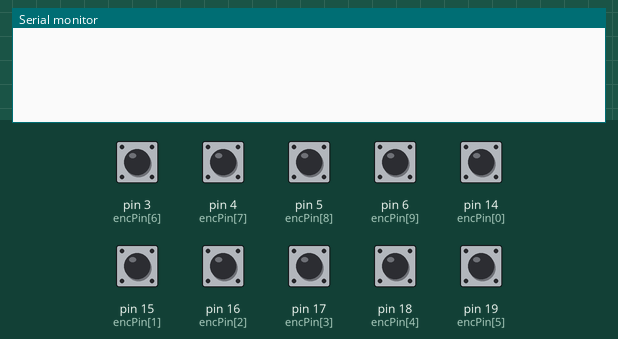
This sketch was run on a simulated Arduino Uno, built with avr-gcc and run on an emulated ATmega328P. Shown: the last lines printed to the serial monitor. The test bench sets the inputs (shaded band); at power-on: pin 3 (encPin[6]), pin 4 (encPin[7]), pin 5 (encPin[8]), pin 6 (encPin[9]), pin 14 (encPin[0]), pin 15 (encPin[1]), pin 16 (encPin[2]), pin 17 (encPin[3]), pin 18 (encPin[4]), pin 19 (encPin[5]) HIGH.

Above: at 1.2 s.
1.3 s: pin 3 (encPin[6]) pulled LOW for 0.15 s
At 2.4 s:
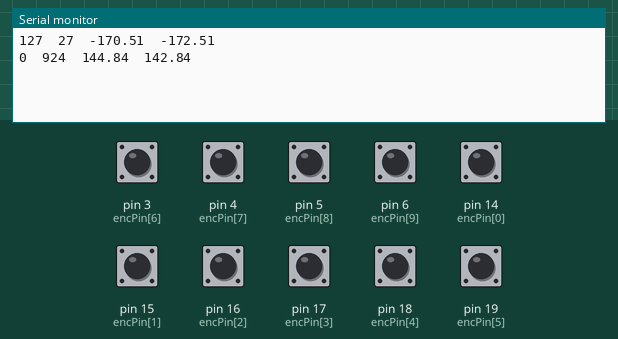
2.9 s: pin 4 (encPin[7]) pulled LOW for 0.15 s
At 3.6 s:
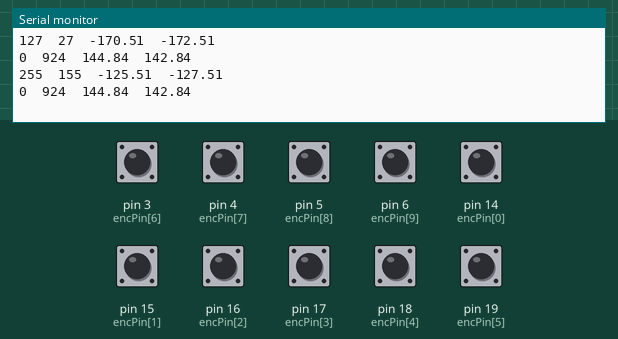
4.5 s: pin 5 (encPin[8]) pulled LOW for 0.15 s
At 5.8 s:
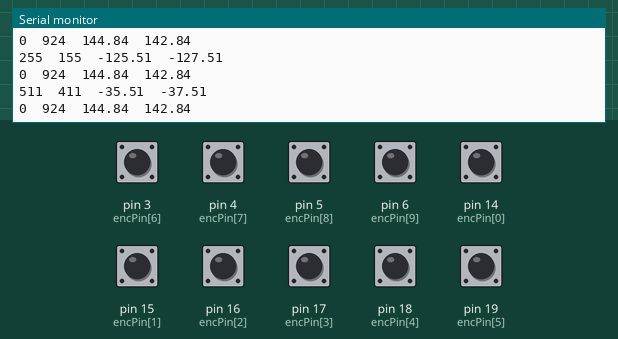
6.1 s: pin 6 (encPin[9]) pulled LOW for 0.15 s
At 7.3 s:
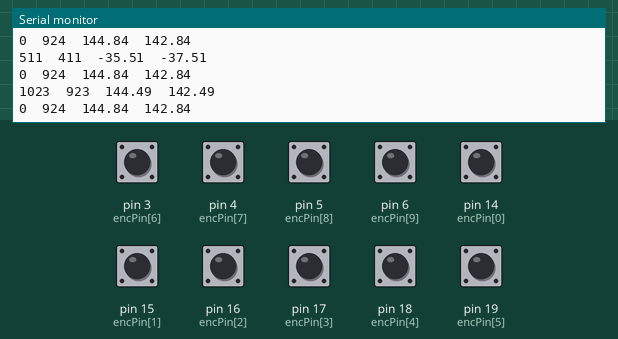
7.7 s: pin 14 (encPin[0]) pulled LOW for 0.15 s
At 8.5 s:
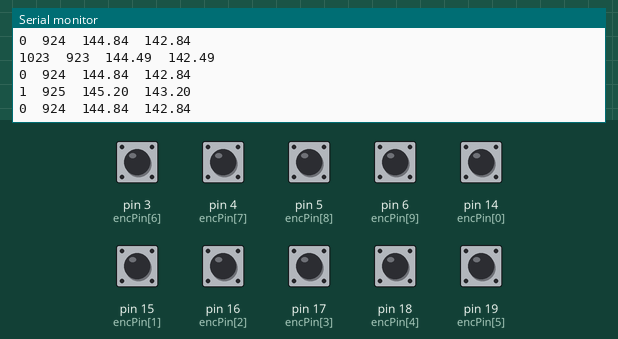
9.3 s: pin 15 (encPin[1]) pulled LOW for 0.15 s
At 10.9 s:
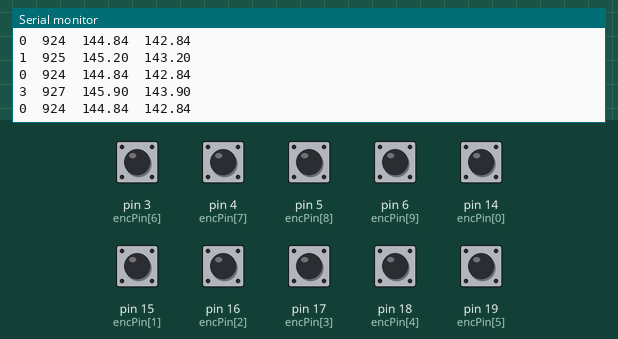
Timing chart, 0 to 11.9 s (numbered marks = the images above; inputs shaded):
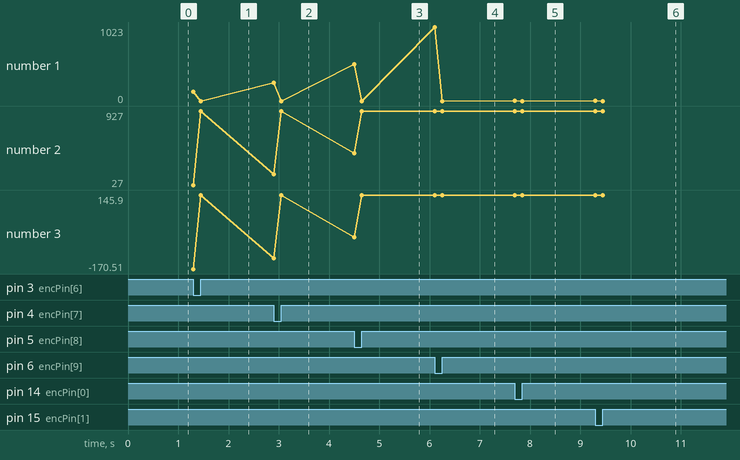

The sketch:

read_encoder.ino
```cpp
unsigned char encPin[] = {14, 15, 16, 17, 18, 19, 3, 4, 5, 6};
int encResolution = 1024;
int zero = 100;//679
int data = 0;
int lastdata = 0;
int cyclic_data=0;
float degree;
float ref = 2.;
float err=0;

void setup() {
  // put your setup code here, to run once:
  for (int i = 0; i < 10; i++) {
    pinMode(encPin[i], INPUT_PULLUP);
  }
  Serial.begin(9600);
}

void loop() {
  // put your main code here, to run repeatedly:
  data = getEncData(); //encoder data tik
  cyclic_data = cyclicMap(data, zero, encResolution);
  degree = myMap(cyclic_data, encResolution);
  err = degree - ref;
  if(data!=lastdata){
    Serial.print(data);
    Serial.print("\t");
    Serial.print(cyclic_data);
    Serial.print("\t");
    Serial.print(degree);
    Serial.print("\t");
    Serial.println(err);
    lastdata = data;
  }

}

float myMap(long sensorRead, int res) {
  return (float(sensorRead) / float(res)) * 360 - 180.0;
}

int cyclicMap(int currentPos, int zeroPos, int res) {
  int cyclicVal = 0 ;
  if (currentPos < zeroPos) {
    cyclicVal = (currentPos % zeroPos)+ (res - zeroPos);
  }
  else cyclicVal = currentPos - zeroPos;
  return cyclicVal;
}

int greyCodeData() {
  int greyCode = 0;
  int status = !digitalRead(encPin[9]);
  //Serial.print(status);
  greyCode =   status * pow(2, 9);
  status = !digitalRead(encPin[8]);
  //Serial.print(status);
  greyCode =   greyCode + status * pow(2, 8);
  status = !digitalRead(encPin[7]);
  //Serial.print(status);
  greyCode =   greyCode + status * pow(2, 7);
  status = !digitalRead(encPin[6]);
  //Serial.print(status);
  greyCode =   greyCode + status * pow(2, 6);
  status = !digitalRead(encPin[5]);
  //Serial.print(status);
  greyCode =   greyCode + status * pow(2, 5);
  status = !digitalRead(encPin[4]);
  //Serial.print(status);
  greyCode =   greyCode + status * pow(2, 4);
  status = !digitalRead(encPin[3]);
  //Serial.print(status);
  greyCode =   greyCode + status * pow(2, 3);
  status = !digitalRead(encPin[2]);
  //Serial.print(status);
  greyCode =   greyCode + status * pow(2, 2);
  status = !digitalRead(encPin[1]);
  //Serial.print(status);
  greyCode =   greyCode + status * pow(2, 1);
  status = !digitalRead(encPin[0]);
  //Serial.print(status);
  greyCode =   greyCode + status * pow(2, 0);
  //Serial.println( greyCode );
  //Serial.println();
  return greyCode;
}

int getEncData() {
  long num = greyCodeData();
  //Serial.print("Grey Code = "); Serial.println(greyCode);
  num = num ^ (num >> 16);
  num = num ^ (num >> 8);
  num = num ^ (num >> 4);
  num = num ^ (num >> 2);
  num = num ^ (num >> 1);
  //Serial.println(num);
  return int(num);
}
```

Measured:
- after the input at 1.3 s, the serial monitor: prints a new line at once (image 1)
- after the input at 2.9 s, the serial monitor: prints a new line at once (image 2)
- after the input at 4.5 s, the serial monitor: prints a new line at once (image 3)
- after the input at 6.1 s, the serial monitor: prints a new line at once (image 4)
- after the input at 7.7 s, the serial monitor: prints a new line at once (image 5)
- after the input at 9.3 s, the serial monitor: prints a new line at once (image 6)
